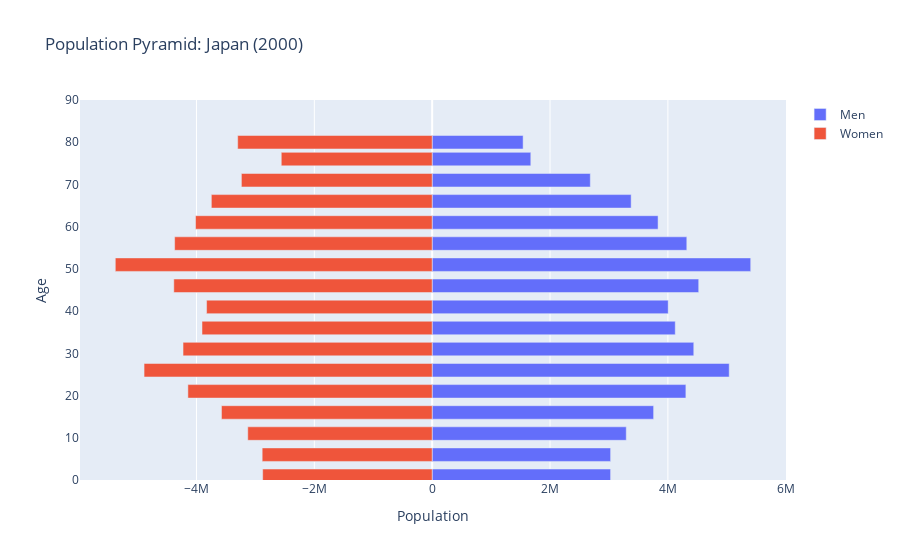

The code cell stored with this chart in its notebook:
### Code cell
population_pyramid(
    df=df_japan,
    year="2000-01-01",
    country="Japan"
)

### Figure 1 — Plotly figure (JSON) as saved in the notebook; plotly's stock layout.template omitted (floating-point values rounded to 4 significant figures)
{"data": [{"name": "Men", "orientation": "h", "type": "bar", "x": [3028000.0, 3028000.0, 3294000.0, 3758000.0, 4306000.0, 5041000.0, 4439000.0, 4125000.0, 4006000.0, 4523000.0, 5406000.0, 4321000.0, 3834000.0, 3377000.0, 2684000.0, 1674000.0, 1543000.0], "y": [1, 6, 11, 16, 21, 26, 31, 36, 41, 46, 51, 56, 61, 66, 71, 76, 80]}, {"name": "Women", "orientation": "h", "type": "bar", "x": [-2877000.0, -2885000.0, -3129000.0, -3576000.0, -4145000.0, -4889000.0, -4228000.0, -3906000.0, -3828000.0, -4384000.0, -5377000.0, -4370000.0, -4016000.0, -3747000.0, -3237000.0, -2561000.0, -3300000.0], "y": [1, 6, 11, 16, 21, 26, 31, 36, 41, 46, 51, 56, 61, 66, 71, 76, 80]}], "layout": {"barmode": "overlay", "title": {"text": "Population Pyramid: Japan (2000)"}, "xaxis": {"title": {"text": "Population"}}, "yaxis": {"range": [0, 90], "title": {"text": "Age"}}}}
